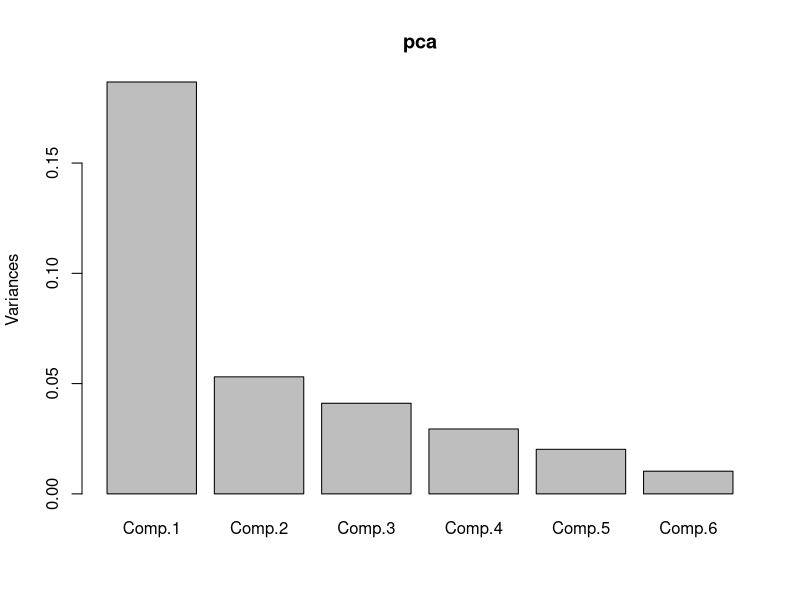

Write the R code that produced this figure.
rm(list=ls(all=T))

#Loading "attitudes dataset in R"
data(attitude)
names(attitude)
summary(attitude)
str(attitude)
attach(attitude)

#constructing a linear regression model
model1= lm(rating ~ complaints+ privileges+learning+raises+critical+advance)

# Check the summary of the model
summary(model1)

#All Coefficients except complaints are not significant
#MOdel is significant 
#Checking the reasons 

# Correlation of the data
cor(attitude[,-1])

# Removing the target attribute for PCA
data=attitude[,-c(1)]

# Standardizing the data
library(vegan)
data = decostand(data,method = "range")

# Running a PCA and analyzing the values
pca= princomp(data)

# Summary of the PCA model
summary(pca)
#Plotting pca to show the amount of variance explained
plot(pca)

#Using first 4 principal components

data2=data.frame(rating,pca$scores[,1:4])
cor(data2[-1])

#Building the linear regression model using the PCA components
model2 = lm(rating ~ .,data=data2)
summary(model2)
